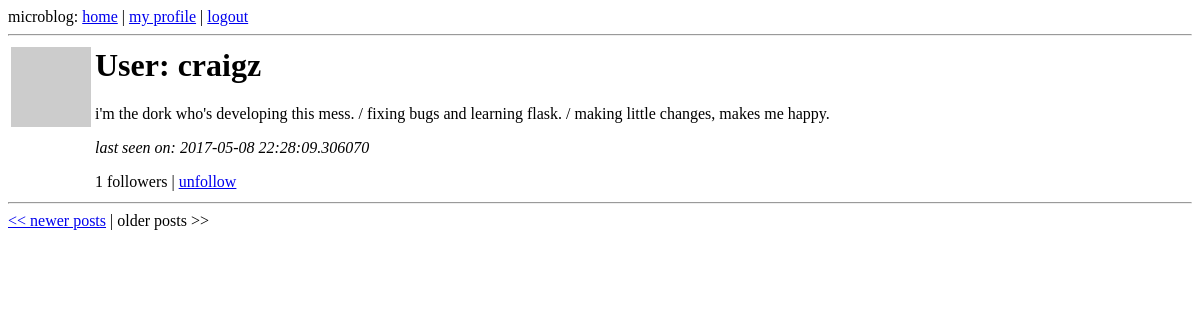
/user/craigz/2 (signed in), run on an earlier commit of the app's database.
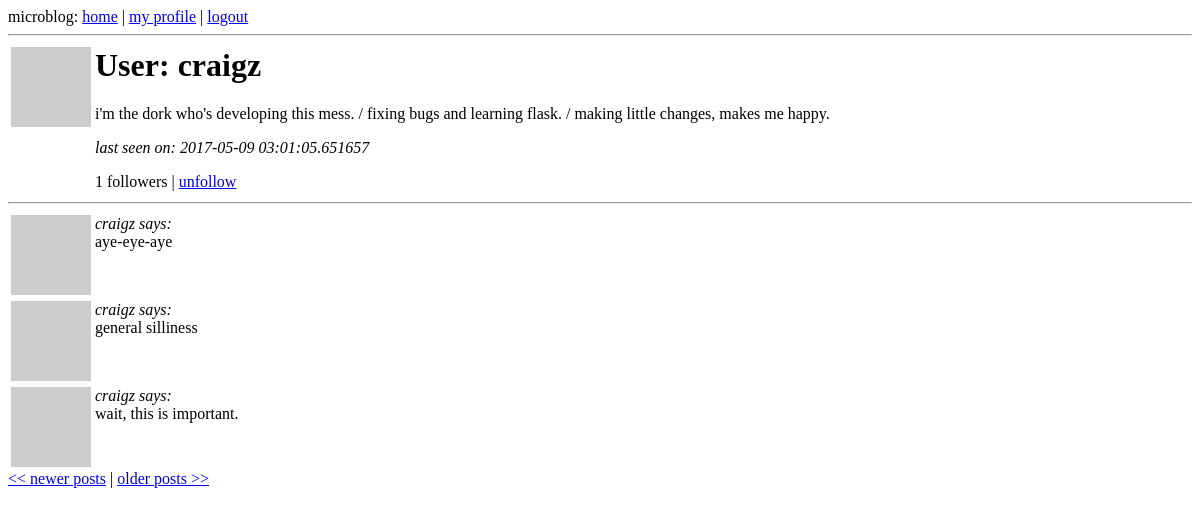
And on a later commit of the database.
### app/models.py (models this page shows, shortened)
class User(db.Model):
    id = db.Column(db.Integer, primary_key=True)
    nickname = db.Column(db.String(64), index=True, unique=True)
    email = db.Column(db.String(120), index=True, unique=True)
    posts = db.relationship('Post', backref='author', lazy='dynamic')
    about_me = db.Column(db.String(140))
    last_seen = db.Column(db.DateTime)
    followed = db.relationship('User',
                               secondary=followers,
                               primaryjoin=(followers.c.follower_id == id),
                               secondaryjoin=(followers.c.followed_id == id),
                               backref=db.backref('followers', lazy='dynamic'),
                               lazy='dynamic')
    def is_following(self, user):
        return self.followed.filter(followers.c.followed_id == user.id).count() > 0
    def avatar(self, size):
        return 'http://www.gravatar.com/avatar/%s?d=mm&s=%d' % (md5(self.email.encode('utf-8')).hexdigest(), size)
    @property
    def is_authenticated(self):
        return True

class Post(db.Model):
    id = db.Column(db.Integer, primary_key = True)
    body = db.Column(db.String(140))
    timestamp = db.Column(db.DateTime)
    user_id = db.Column(db.Integer, db.ForeignKey('user.id'))

### app/views.py (the view)
@app.route('/user/<nickname>')
@app.route('/user/<nickname>/<int:page>')
@login_required
def user(nickname, page=1):
    user = User.query.filter_by(nickname=nickname).first()
    if user is None:
        flash('user %s not found.' % nickname)
        return redirect(url_for('index'))
    posts = user.posts.paginate(page, POSTS_PER_PAGE, False)
    return render_template('user.html',
                           user=user,
                           title='fuck0',
                           posts=posts)

### app/views.py (called while the page is built)
@lm.user_loader
def load_user(id):
    return User.query.get(int(id))

@app.before_request
def before_request():
    g.user = current_user
    if g.user.is_authenticated:
        g.user.last_seen = datetime.utcnow()
        db.session.add(g.user)
        db.session.commit()

### app/templates/user.html
{% extends "base.html" %}
{% block content %}
  <table>
      <tr valign="top">
          <td><img src="{{ user.avatar(128) }}"></td>
          <td>
              <h1>User: {{ user.nickname }}</h1>
              {% if user.about_me %}<p>{{ user.about_me }}</p>{% endif %}
              {% if user.last_seen %}<p><i>last seen on: {{ user.last_seen }}</i></p>{% endif %}
              <p>{{ user.followers.count() }} followers |
              {% if user.id == g.user.id %}
                  <a href="{{ url_for('edit') }}">edit your profile</a>
              {% elif not g.user.is_following(user) %}
                  <a href="{{ url_for('follow', nickname=user.nickname) }}">follow</a>
              {% else %}
                  <a href="{{ url_for('unfollow', nickname=user.nickname) }}">unfollow</a>
              {% endif %}
              </p>
          </td>
      </tr>
  </table>
  <hr>
{% for post in posts.items %}
    {% include 'post.html' %}
{% endfor %}
{% if posts.has_prev %}<a href="{{ url_for('user', nickname=user.nickname, page=posts.prev_num) }}">&lt;&lt; newer posts</a>{% else %}&lt;&lt; newer posts{% endif %} |
{% if posts.has_next %}<a href="{{ url_for('user', nickname=user.nickname, page=posts.next_num) }}">older posts &gt;&gt;</a>{% else %}older posts &gt;&gt;{% endif %}
{% endblock %}

### app/templates/base.html (shortened to what this page needs)
<html>
  <head>
  </head>
  <body>
    <div>microblog:
     <a href="{{ url_for('index') }}">home</a>
     {% if g.user.is_authenticated %}
     | <a href="{{ url_for('user', nickname=g.user.nickname) }}">my profile</a>
     | <a href="{{ url_for('logout') }}">logout</a>
     {% endif %}
 </div>
    <hr>
    {% block content %}{% endblock %}
  </body>
</html>

### app/templates/post.html
<table>
    <tr valign="top">
        <td><img src="{{ post.author.avatar(50) }}"></td><td><i>{{ post.author.nickname }} says:</i><br>{{ post.body }}</td>
    </tr>
</table>

What changed in the data, as far as the page shows it:
changed User "craigz": last_seen "2017-05-08 22:28:09.306070" → "2017-05-09 03:01:05.651657"
added Post: author.nickname "craigz", body "aye-eye-aye"
added Post: author.nickname "craigz", body "general silliness"
added Post: author.nickname "craigz", body "wait, this is important."
